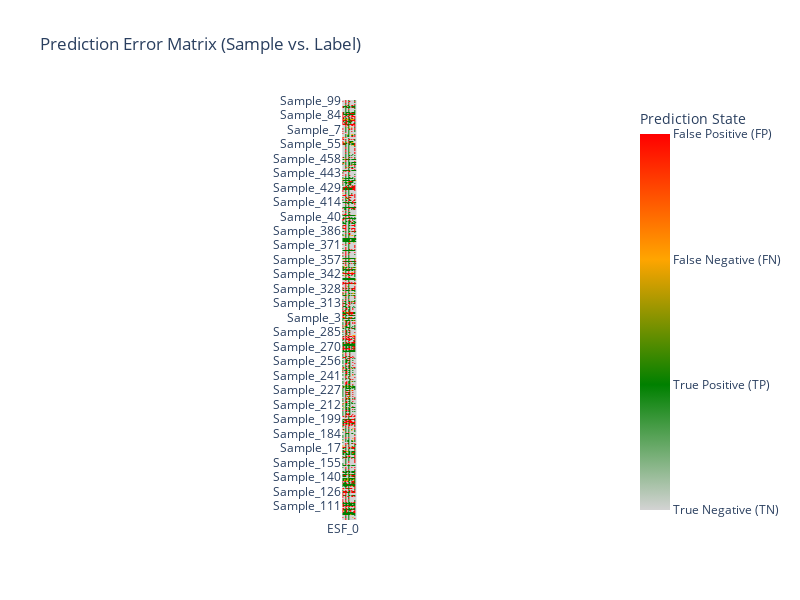
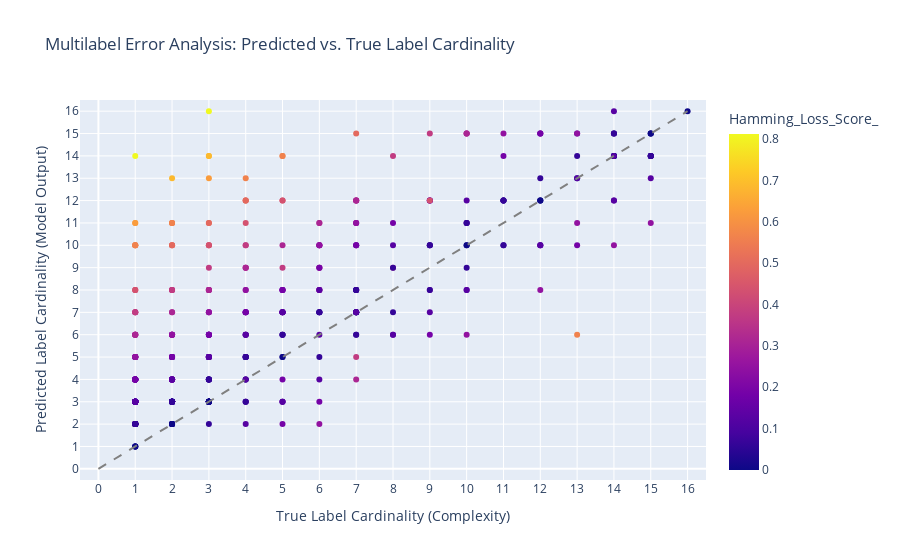

The notebook cell these images were saved under, in order:
### Code cell
study_ovrxgb_best_params = study_ovrxgb.best_params

study_ovrxgb_best_params_xgb = {
    'n_estimators': study_ovrxgb_best_params['n_estimators'],
    'max_depth': study_ovrxgb_best_params['max_depth'],
    'learning_rate': study_ovrxgb_best_params['learning_rate'],
    'subsample': study_ovrxgb_best_params['subsample'],
    'colsample_bytree' : study_ovrxgb_best_params['colsample_bytree'],
    'scale_pos_weight': study_ovrxgb_best_params['scale_pos_weight'],
    'base_score': 0.5,
    'random_state': 42,
    'verbosity': 0,
    'use_label_encoder': False,
    'eval_metric': 'logloss',
    'use_label_encoder': False
}

study_ovrxgb_bbase_xgb = XGBClassifier(**study_ovrxgb_best_params_xgb)
study_ovrxgb_tuned = OneVsRestClassifier(
    estimator = study_ovrxgb_bbase_xgb,
)

study_ovrxgb_tuned.fit(X_train_transformed, y_train_transformed)

y_pred_training_ovr = study_ovrxgb_tuned.predict(X_train_transformed)

display_results(y_train_transformed, y_pred_training_ovr)

display_error_heatmap(y_train_transformed, y_pred_training_ovr)

display_label_cardinality_error(y_train_transformed, y_pred_training_ovr)

### Figure 1 — Plotly figure (JSON) as saved in the notebook; plotly's stock layout.template omitted (floating-point values rounded to 4 significant figures; data arrays with more than 128 entries replaced by an {"elided": "..."} marker saying what was removed)
{"data": [{"coloraxis": "coloraxis", "hovertemplate": "x: %{x}<br>y: %{y}<br>color: %{z}<extra></extra>", "name": "0", "type": "heatmap", "x": ["ESF_0", "ESF_1", "ESF_2", "ESF_3", "ESF_4", "ESF_5", "ESF_6", "ESF_7", "ESF_8", "ESF_9", "ESF_10", "ESF_11", "ESF_12", "ESF_13", "ESF_14", "ESF_15"], "xaxis": "x", "y": {"elided": "464 str values"}, "yaxis": "y", "z": {"elided": "464x16 int values"}}], "layout": {"autosize": false, "coloraxis": {"colorbar": {"ticktext": ["True Negative (TN)", "True Positive (TP)", "False Negative (FN)", "False Positive (FP)"], "tickvals": [0, 1, 2, 3], "title": {"text": "Prediction State"}}, "colorscale": [[0, "lightgray"], [0.3333, "green"], [0.6667, "orange"], [1, "red"]]}, "height": 600, "title": {"text": "Prediction Error Matrix (Sample vs. Label)"}, "width": 800, "xaxis": {"anchor": "y", "constrain": "domain", "domain": [0, 1], "scaleanchor": "y"}, "yaxis": {"anchor": "x", "autorange": "reversed", "categoryorder": "category descending", "constrain": "domain", "domain": [0, 1]}}}

### Figure 2 — Plotly figure (JSON) as saved in the notebook; plotly's stock layout.template omitted (floating-point values rounded to 4 significant figures; data arrays with more than 128 entries replaced by an {"elided": "..."} marker saying what was removed)
{"data": [{"customdata": {"elided": "464x2 mixed values"}, "hovertemplate": "True_Cardinality=%{x}<br>Predicted_Cardinality=%{y}<br>Sample_ID=%{customdata[0]}<br>Total_Errors=%{customdata[1]}<br>Hamming_Loss_Score_=%{marker.color}<extra></extra>", "legendgroup": "", "marker": {"color": {"elided": "464 float values"}, "coloraxis": "coloraxis", "symbol": "circle"}, "mode": "markers", "name": "", "orientation": "v", "showlegend": false, "type": "scatter", "x": {"elided": "464 int values"}, "xaxis": "x", "y": {"elided": "464 int values"}, "yaxis": "y"}], "layout": {"coloraxis": {"colorbar": {"title": {"text": "Hamming_Loss_Score_"}}, "colorscale": [[0, "#0d0887"], [0.1111, "#46039f"], [0.2222, "#7201a8"], [0.3333, "#9c179e"], [0.4444, "#bd3786"], [0.5556, "#d8576b"], [0.6667, "#ed7953"], [0.7778, "#fb9f3a"], [0.8889, "#fdca26"], [1, "#f0f921"]]}, "legend": {"tracegroupgap": 0}, "shapes": [{"line": {"color": "gray", "dash": "dash"}, "type": "line", "x0": 0, "x1": 16, "y0": 0, "y1": 16}], "title": {"text": "Multilabel Error Analysis: Predicted vs. True Label Cardinality"}, "xaxis": {"anchor": "y", "domain": [0, 1], "range": [-0.5, 16.5], "tickvals": [0, 1, 2, 3, 4, 5, 6, 7, 8, 9, 10, 11, 12, 13, 14, 15, 16], "title": {"text": "True Label Cardinality (Complexity)"}}, "yaxis": {"anchor": "x", "domain": [0, 1], "range": [-0.5, 16.5], "tickvals": [0, 1, 2, 3, 4, 5, 6, 7, 8, 9, 10, 11, 12, 13, 14, 15, 16], "title": {"text": "Predicted Label Cardinality (Model Output)"}}}}
